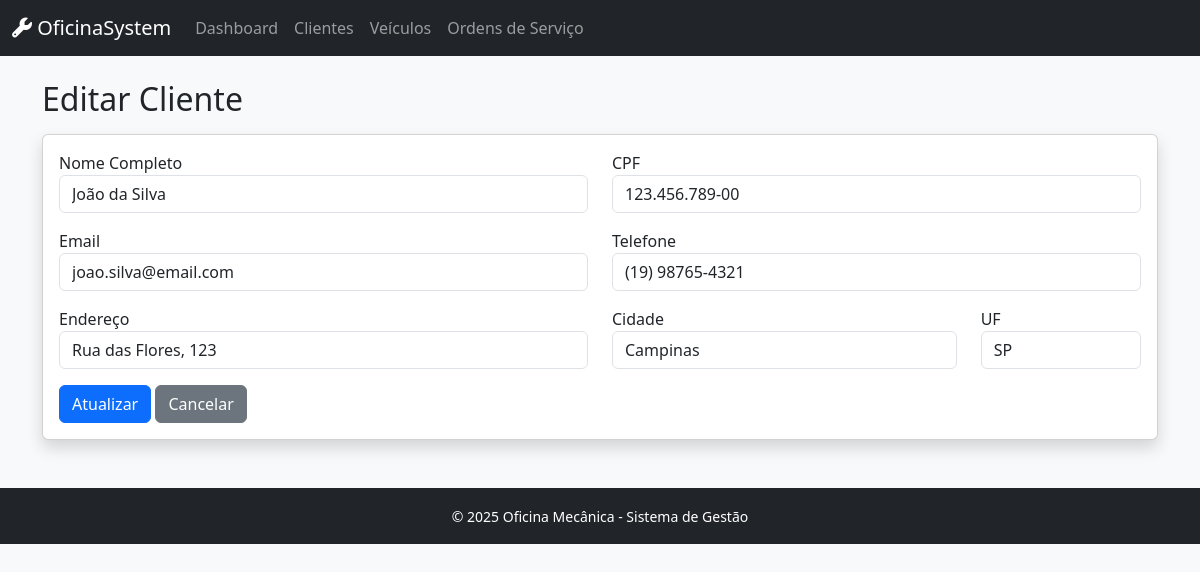
/index.php?controller=cliente&action=edit&id=1, run on the app's committed database.
### tables this page shows
CREATE TABLE clientes (
    id_cliente INT AUTO_INCREMENT PRIMARY KEY,
    nome VARCHAR(100) NOT NULL,
    cpf VARCHAR(14) UNIQUE NOT NULL,
    telefone VARCHAR(15) NOT NULL,
    email VARCHAR(100),
    endereco VARCHAR(200),
    cidade VARCHAR(50),
    estado CHAR(2),
    data_cadastro TIMESTAMP DEFAULT CURRENT_TIMESTAMP,
    ativo BOOLEAN DEFAULT TRUE,
    INDEX idx_cpf (cpf),
    INDEX idx_nome (nome)
);

### config/Database.php (called while the page is built, shortened)
<?php
class Database {
    private $host = "localhost";
    private $db_name = "oficina_mecanica";
    private $username = "root";
    private $password = "SenaiSP";
    public function getConnection() {
        $this->conn = null;
        try {
            $this->conn = new PDO(
                "mysql:host=" . $this->host . ";dbname=" . $this->db_name . ";charset=utf8mb4",
                $this->username,
                $this->password
            );
            $this->conn->setAttribute(PDO::ATTR_ERRMODE, PDO::ERRMODE_EXCEPTION);
            $this->conn->setAttribute(PDO::ATTR_DEFAULT_FETCH_MODE, PDO::FETCH_ASSOC);
        } catch(PDOException $e) {
            echo "Erro de conexão: " . $e->getMessage();
        }
        return $this->conn;
    }
}

### models/Cliente.php (called while the page is built, shortened)
<?php
class Cliente {
    private $conn;
    private $table_name = "clientes";
    public $id_cliente;
    public function __construct($db) {
        $this->conn = $db;
    }
    public function readOne() {
        $query = "SELECT * FROM " . $this->table_name . " WHERE id_cliente = ? LIMIT 0,1";
        $stmt = $this->conn->prepare($query);
        $stmt->bindParam(1, $this->id_cliente);
        $stmt->execute();
        $row = $stmt->fetch(PDO::FETCH_ASSOC);
        if($row) {
            $this->nome = $row['nome'];
            $this->cpf = $row['cpf'];
            $this->telefone = $row['telefone'];
            $this->email = $row['email'];
            $this->endereco = $row['endereco'];
            $this->cidade = $row['cidade'];
            $this->estado = $row['estado'];
        }
    }
}

### views/clientes/edit.php (the view, shortened to what this page needs)
<?php include 'views/layouts/header.php'; ?>
<h2>Editar Cliente</h2>
<div class="card shadow mt-3">
    <div class="card-body">
        <form action="index.php?controller=cliente&action=update" method="POST">
            <div class="row mb-3">
                <div class="col-md-6">
                    <label>Nome Completo</label>
                    <input type="text" name="nome" class="form-control" value="<?= $this->cliente->nome ?>" required>
                </div>
                <div class="col-md-6">
                    <label>CPF</label>
                    <input type="text" name="cpf" class="form-control" value="<?= $this->cliente->cpf ?>" required>
                </div>
            </div>
            <div class="row mb-3">
                <div class="col-md-6">
                    <label>Email</label>
                    <input type="email" name="email" class="form-control" value="<?= $this->cliente->email ?>">
                </div>
                <div class="col-md-6">
                    <label>Telefone</label>
                    <input type="text" name="telefone" class="form-control" value="<?= $this->cliente->telefone ?>" required>
                </div>
            </div>
            <div class="row mb-3">
                <div class="col-md-6">
                    <label>Endereço</label>
                    <input type="text" name="endereco" class="form-control" value="<?= $this->cliente->endereco ?>">
                </div>
                <div class="col-md-4">
                    <label>Cidade</label>
                    <input type="text" name="cidade" class="form-control" value="<?= $this->cliente->cidade ?>">
                </div>
                <div class="col-md-2">
                    <label>UF</label>
                    <input type="text" name="estado" class="form-control" maxlength="2" value="<?= $this->cliente->estado ?>">
                </div>
            </div>
            <button type="submit" class="btn btn-primary">Atualizar</button>
            <a href="index.php?controller=cliente&action=index" class="btn btn-secondary">Cancelar</a>
        </form>
    </div>
</div>
<?php include 'views/layouts/footer.php'; ?>

### data on the page
clientes: nome "João da Silva", cpf "123.456.789-00", email "joao.silva@email.com", telefone "(19) 98765-4321", endereco "Rua das Flores, 123", cidade "Campinas", estado "SP"
